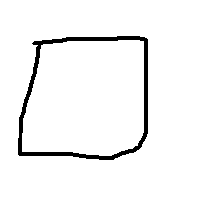
#> input picture Lab 2 - Classification Methods/images/rectangle/rec1.png, 200 x 200 px
$ jupyter execute --allow-errors utils.ipynb
#> lines starting #> are read from the running program, lines starting #| are printed output that depends on the picture; after the words box and inside, x2 and y2 are one past the last pixel; in counts of white or black regions, pixels touching at a corner belong together
## Utility Functions

It is good practice to keep your utility functions (functions that perform certain operations) separate from your machine learning pipeline. This helps you:

1. Focus on each operation/functionality on its own
2. Better trace code when something breaks
3. Perform unit testing

[cell 1]
### All imports we will need
import cv2
import numpy as np
import math
import glob
import matplotlib.pyplot as plt
from mpl_toolkits.mplot3d import Axes3D

# use interactive plots
# %matplotlib qt

[cell 2]
#### set debug to false when imported from another

## Data Preprocessing Utilities
Functions that implement the preprocessing operations

[cell 3]
def preprocess(img):
    # Preprocess the given image img.

    # [1] TODO: Convert the image to grayscale (~1 line)
    # Hint: Check the function cvtColor in opencv.
    img2 = np.copy(img)

    gray = cv2.cvtColor(img2, cv2.COLOR_BGR2GRAY )

    # [2] TODO: Blur the image to remove the noise (apply a 3x3 filter) (~1 line)
    # Hint: Check the function blur in opencv.
    # Hint: Pass the kernel size as an array (3, 3)

    ksize = (3, 3)
    blur = cv2.blur(gray, ksize)

    # [3] TODO: Convert the grayscale image to a binary image. Apply a threshold between 50 and 255 on the blurred image.
    #       The pixels having values less than 50 will be considered 0, and 255 otherwise. (~1 line)
    # Hint: Check the function threshold in opencv.
    # Hint: Use the type cv2.THRESH_BINARY with the type parameter.
    # Hint: This function has two return parameters. You can ignore the first one, and the second is the binary image.
    # Example: _, thresholded_img = cv2.threshold(....)

    _, thresholded_img = cv2.threshold(blur, 50, 255, cv2.THRESH_BINARY)


    return thresholded_img

[cell 4]
IN_DEBUG = True ## uncomment this line when you need to test your code, then re-comment it when done

if IN_DEBUG:
    ### test your implementation
    ######## DO NOT CHANGE THIS CODE ########
    img = cv2.imread('images/rectangle/rec1.png')
#> img is the input picture: shape (200, 200, 3); 95.4% white; 1 black region, box (x1, y1, x2, y2) and area: (18, 36, 148, 160) 1824
    thresholded_img = preprocess(img)
#> in preprocess, `blur = cv2.blur(gray, ksize)`:
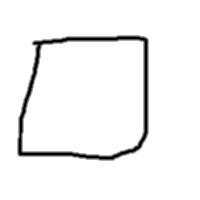
#> blur: shape (200, 200); min 0, max 255, mean 243.4
#> in preprocess, `_, thresholded_img = cv2.threshold(blur, 50, 255, cv2.THRESH_BINARY)`:
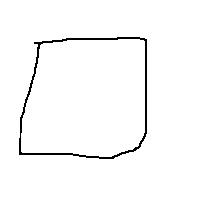
#> thresholded_img: shape (200, 200); 97.7% white; black in thin lines or dots, all inside (x1, y1, x2, y2) = (19, 37, 147, 159)
    assert np.all((thresholded_img==255) | (thresholded_img==0)), \
        'Preprocessing is incomplete: the resulting final image should be all 0 or 255'

## Feature Extraction Utilities
Functions that implement feature extractors

[cell 5]
def findContourArea(img):
    # This function finds the contours of a given image and returns it in the variable contours.
    ## understand contours:
    ### Contours can be explained simply as a curve joining all the continuous points (along the boundary), having same color or intensity.
    ### The contours are a useful tool for shape analysis and object detection and recognition.

    # NOTE: This function will not work correctly unless you preprocess the image properly as indicated.
    contours, _ = cv2.findContours(img, cv2.RETR_TREE, cv2.CHAIN_APPROX_SIMPLE)
    ## the function findContours returns an array of contours and their hierarchy,
    ## Contours is a Python list of all the contours in the image. Each individual contour is a Numpy array of (x,y) coordinates of boundary points of the object.
    ## the list is sorted in terms of hierarchy, this means the outmost contour is in contours[0],
    ## and their direct inner contours are in contours[1] and so on and so forth

    # [4] TODO: Find the contour area of the given image (img) (~1 line)
    # Hint: check the function contourArea in opencv.
    # Hint: think which contour should be passed as argument to the function (which contour we should calculate its area)
    area = 0
    area = cv2.contourArea(contours[1]) #getting the area of the actual figure by considering the outer cont.

    return area, contours

[cell 6]
def findBoundingRectangleArea(img, contours):
    # This function tries to fit the minimum bounding rectangle for the given contours.

    # [5] TODO: Find the minimum bounding rectangle that can fit the given contours.
    # Hint: Check the function boundingRect in opencv

    x,y,w,h = cv2.boundingRect(contours[1])

    # TODO (Optional): You can uncomment the following lines to show or display the bounded rectangle.
    bounding_rectangle = None
    bounding_rectangle = cv2.rectangle(img.copy(), (x, y), (x + w, y + h), (0, 255, 0), 2)
    # if bounding_rectangle: ## not none
    #     cv2.imshow('Image_Rec', bounding_rectangle)
    #     cv2.waitKey(0)

    # [6] TODO: Find the area of the bounding rectangle
    area = 0
    area = w*h
    return area, bounding_rectangle

[cell 7]
def findBoundingCircleArea(img, contours):
    # This function tries to fit the minimum bounding circle for the given contours.

    # [7] TODO: Find the minimum enclosing circle that can fit the given contours.
    # Hint: Check the function minEnclosingCircle in opencv

    (x,y),radius = cv2.minEnclosingCircle(contours[1])
    center = (int(x),int(y))
    radius = int(radius)

    # TODO (Optional): You can uncomment the following lines to show or display the bounded circle.
    bounding_circle = None
    bounding_circle = cv2.circle(img.copy(), center, radius, (0, 255, 0), 2)
    # if bounding_circle: ## not none
    #     cv2.imshow('Image_Circle', bounding_circle)
    #     cv2.waitKey(0)

    # [8] TODO: Find the area of the bounding circle
    area = 0
    area = np.pi * (radius*radius)
    return area, bounding_circle

[cell 8]
def findBoundingTriangleArea(img, contours):
    # This function tries to fit the minimum bounding triangle for the given contours.

    # [9] TODO: Find the minimum enclosing triangle that can fit the given contours.
    # Hint: Check the function minEnclosingTriangle in opencv and place its output in the variable x

    x = cv2.minEnclosingTriangle(contours[1])

    # TODO (Optional): You can uncomment the following lines to show or display the bounded triangle.
    bounding_triangle = None
    bounding_triangle = cv2.polylines(img.copy(), np.int32([x[1]]), True, (0, 255, 0), 2)
    # if bounding_triangle: ## not none
    #     cv2.imshow('Image_Triangle', bounding_triangle)
    #     cv2.waitKey(0)

    # [10] TODO: Find the area of the bounding circle
    area = x[0]
    return area, bounding_triangle

[cell 9]
IN_DEBUG = True ## uncomment this line when you need to test your code, then re-comment it when done

if IN_DEBUG:
    ### test your implementation
    ######## DO NOT CHANGE THIS CODE ########
    img = cv2.imread('images/rectangle/rec1.png')
    thresholded_img = preprocess(img) ### assuming this function is behaving correctly
    img_area, img_contours = findContourArea(thresholded_img)
#> in findContourArea, `contours, _ = cv2.findContours(img, cv2.RETR_TREE, cv2.CHAIN_APPROX_SI..`: contours = 3 contours; box (x1, y1, x2, y2) and area: (0, 0, 200, 200) 39601, (18, 36, 148, 160) 14150, (21, 39, 145, 157) 12772
#> in findContourArea, `area = cv2.contourArea(contours[1])`: area = 14150.5
#> img_area = 14150.5; img_contours has the same summary as contours in findContourArea
    rect_area, bounding_rectangle = findBoundingRectangleArea(thresholded_img, img_contours)
#> in findBoundingRectangleArea, `x,y,w,h = cv2.boundingRect(contours[1])`: x = 18; y = 36; w = 130; h = 124
#> in findBoundingRectangleArea, `bounding_rectangle = cv2.rectangle(img.copy(), (x, y), (x + w, y + h),..`:
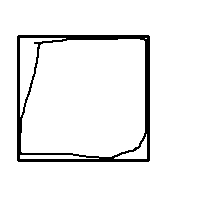
#> bounding_rectangle: shape (200, 200); 94% white; 1 black region, box (x1, y1, x2, y2) and area: (17, 35, 150, 162) 2413
#> in findBoundingRectangleArea, `area = w*h`: area = 16120
#> rect_area = 16120
    circ_area, bounding_circle = findBoundingCircleArea(thresholded_img, img_contours)
#> in findBoundingCircleArea, `(x,y),radius = cv2.minEnclosingCircle(contours[1])`: x = 82.5; y = 96.5; radius = 86.41
#> in findBoundingCircleArea, `center = (int(x),int(y))`: center = (82, 96)
#> in findBoundingCircleArea, `radius = int(radius)`: radius = 86
#> in findBoundingCircleArea, `bounding_circle = cv2.circle(img.copy(), center, radius, (0, 255, 0), 2)`:
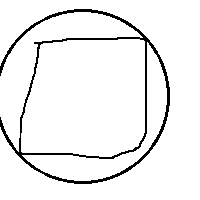
#> bounding_circle: shape (200, 200); 94.1% white; black in thin lines or dots, all inside (x1, y1, x2, y2) = (0, 9, 170, 184)
#> in findBoundingCircleArea, `area = np.pi * (radius*radius)`: area = 23235.2
#> circ_area = 23235.2
    tri_area, bounding_triangle = findBoundingTriangleArea(thresholded_img, img_contours)
#> in findBoundingTriangleArea, `x = cv2.minEnclosingTriangle(contours[1])`: x = (25933.5, [[-79, 150.1], [147, 161.4], [147, -68.1]])
#> in findBoundingTriangleArea, `bounding_triangle = cv2.polylines(img.copy(), np.int32([x[1]]), True, ..`:
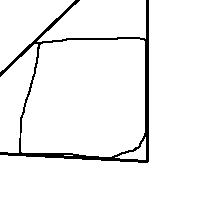
#> bounding_triangle: shape (200, 200); 94.9% white; 1 black region
#> in findBoundingTriangleArea, `area = x[0]`: area = 25933.5
#> tri_area = 25933.5

    assert round(img_area, 2)==14150.5,\
        f'findContourArea() is incorrect, expected {14150.5} found {img_area}'
    assert round(rect_area, 2)==16120.0, \
        f'findBoundingRectangleArea() is incorrect, expected {16120.0} found {rect_area}'
    assert round(circ_area, 2)==23235.22, \
        f'findBoundingCircleArea() is incorrect, expected {23235.22} found {circ_area}'
    assert round(tri_area,2)==25933.5, \
        f'findBoundingTriangleArea() is incorrect, expected {25933.5} found {tri_area}'

    # [14 lines of commented-out code are left out]

[cell 10]
def extract_features(img, class_number=None):
    # Given an image img, extract the following features.
    # 1. The ratio between the figure area and the minimum enclosing rectangle.
    # 2. The ratio between the figure area and the minimum enclosing circle.
    # 3. The ratio between the figure area and the minimum enclosing triangle.

    area, contours = findContourArea(img)
    area1, _ = findBoundingRectangleArea(img, contours)
    area2, _ = findBoundingCircleArea(img, contours)
    area3, _ = findBoundingTriangleArea(img, contours)

    features = []
    # [11] TODO: Extract the features and append the class_number (if given) in the beginning of each feature vector.
    if (class_number):
        features.append(class_number)
    features.append(area/area1)
    features.append(area/area2)
    features.append(area/area3)

    return features

[cell 11]
IN_DEBUG = True ## uncomment this line when you need to test your code, then re-comment it when done

if IN_DEBUG:
    ### test your implementation
    ######## DO NOT CHANGE THIS CODE ########
    expected_features = np.array([1.0, 0.88, 0.61, 0.55])
    results = np.array(extract_features(thresholded_img, 1))
#> in extract_features, `area, contours = findContourArea(img)`: area = 14150.5
#> in extract_features, `area1, _ = findBoundingRectangleArea(img, contours)`: area1 = 16120
#> in extract_features, `area2, _ = findBoundingCircleArea(img, contours)`: area2 = 23235.2
#> in extract_features, `area3, _ = findBoundingTriangleArea(img, contours)`: area3 = 25933.5
#> results = [1, 0.878, 0.609, 0.546]
    results = np.round(results, 2)
#> results = [1, 0.88, 0.61, 0.55]
    print(results)
#| [1.   0.88 0.61 0.55]
    assert np.all(results == expected_features), \
        f'extract_features() is incorrect'
